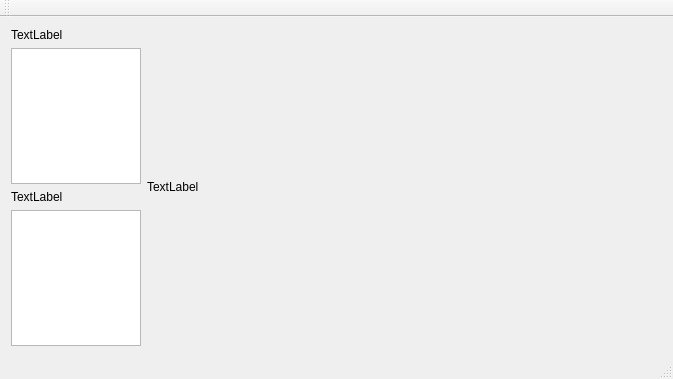
<?xml version="1.0" encoding="UTF-8"?>
<ui version="4.0">
 <class>MainWindow</class>
 <widget class="QMainWindow" name="MainWindow">
  <property name="geometry">
   <rect>
    <x>0</x>
    <y>0</y>
    <width>673</width>
    <height>379</height>
   </rect>
  </property>
  <property name="windowTitle">
   <string>MainWindow</string>
  </property>
  <widget class="QWidget" name="centralWidget">
   <layout class="QHBoxLayout" name="horizontalLayout">
    <item>
     <layout class="QVBoxLayout" name="verticalLayout">
      <property name="rightMargin">
       <number>0</number>
      </property>
      <property name="bottomMargin">
       <number>0</number>
      </property>
      <item>
       <widget class="QLabel" name="label">
        <property name="maximumSize">
         <size>
          <width>130</width>
          <height>16777215</height>
         </size>
        </property>
        <property name="text">
         <string>TextLabel</string>
        </property>
       </widget>
      </item>
      <item>
       <widget class="QListView" name="listView_ourPlanes">
        <property name="maximumSize">
         <size>
          <width>130</width>
          <height>16777215</height>
         </size>
        </property>
       </widget>
      </item>
      <item>
       <widget class="QLabel" name="label_2">
        <property name="maximumSize">
         <size>
          <width>130</width>
          <height>16777215</height>
         </size>
        </property>
        <property name="text">
         <string>TextLabel</string>
        </property>
       </widget>
      </item>
      <item>
       <widget class="QListWidget" name="listWidget_otherPilots">
        <property name="maximumSize">
         <size>
          <width>130</width>
          <height>16777215</height>
         </size>
        </property>
       </widget>
      </item>
     </layout>
    </item>
    <item>
     <layout class="QVBoxLayout" name="verticalLayout_2">
      <property name="rightMargin">
       <number>10</number>
      </property>
      <item>
       <widget class="QLabel" name="label_3">
        <property name="text">
         <string>TextLabel</string>
        </property>
       </widget>
      </item>
     </layout>
    </item>
   </layout>
  </widget>
  <widget class="QMenuBar" name="menuBar">
   <property name="geometry">
    <rect>
     <x>0</x>
     <y>0</y>
     <width>673</width>
     <height>27</height>
    </rect>
   </property>
  </widget>
  <widget class="QToolBar" name="mainToolBar">
   <attribute name="toolBarArea">
    <enum>TopToolBarArea</enum>
   </attribute>
   <attribute name="toolBarBreak">
    <bool>false</bool>
   </attribute>
  </widget>
  <widget class="QStatusBar" name="statusBar"/>
 </widget>
 <layoutdefault spacing="6" margin="11"/>
 <resources/>
 <connections/>
</ui>
